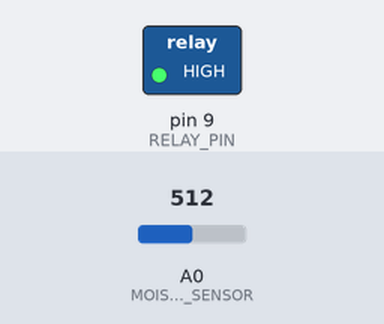
The sketch below on a simulated Arduino Uno, built with avr-gcc and run on an emulated ATmega328P. On the bench: switched loads named in the sketch (green lamp = pin HIGH). The inputs (shaded band) are chosen by the test bench; at power-on: A0 (MOISTURE_SENSOR) = 512. What the sketch prints to the serial monitor is not drawn.

Above: at 2.0 s.
At 6.0 s:
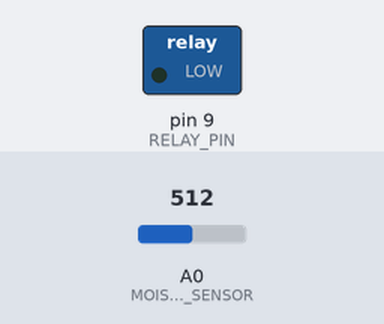
Timing chart, 0 to 10.4 s (numbered marks = the images above):
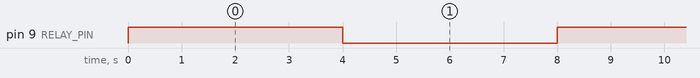

Measured:
- by itself, pin 9 (RELAY_PIN): alternates HIGH for 4.0 s and LOW for 4.0 s

The sketch:

sketch_dec08a.ino
```cpp
// 定义湿度传感器引脚
#define MOISTURE_SENSOR A0
// 定义继电器控制引脚
#define RELAY_PIN 9

// 设置湿度阈值（根据实际情况调整）
const int moistureThreshold = 3000;  // 湿度低于300时浇水
// 设置浇水持续时间（单位：毫秒）
const int wateringDuration = 4000;  // 浇水35秒

void setup() {
    // 初始化湿度传感器引脚为输入
    pinMode(MOISTURE_SENSOR, INPUT);
    // 初始化继电器控制引脚为输出
    pinMode(RELAY_PIN, OUTPUT);
    // 初始化串口通信
    Serial.begin(9600);
}

void loop() {
    // 读取湿度传感器的值
    int moistureValue = analogRead(MOISTURE_SENSOR);
    // 打印湿度值到串口监视器
    Serial.println(moistureValue);
//    digitalWrite(RELAY_PIN,LOW);
    // 判断是否需要浇水
    if (moistureValue < moistureThreshold) {
        // 启动水泵
        digitalWrite(RELAY_PIN, HIGH);
        Serial.println("开始浇水...");
        // 等待浇水持续时间
        delay(wateringDuration);
        // 关闭水泵
        digitalWrite(RELAY_PIN, LOW);
        Serial.println("浇水完成！");
    }

    // 延时1秒后再次检测
    delay(4000);
}
```
